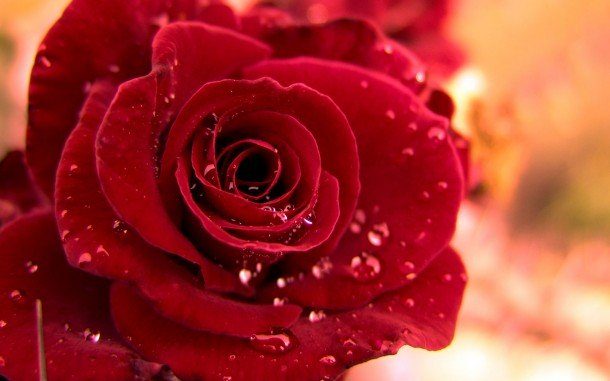
#> input picture rose.jpeg, 610 x 381 px
$ python task2.py   (Python 2 division)
#> lines starting #> are read from the running program, lines starting #| are printed output that depends on the picture; after the words box and inside, x2 and y2 are one past the last pixel; in counts of white or black regions, pixels touching at a corner belong together

import cv2
import numpy as np

while(1):
	img=cv2.imread("rose.jpeg")
#> img is the input picture: shape (381, 610, 3); mean B, G, R 47.9, 52.9, 165.7
	#converting frame(img i.e BGR) to HSV (hue-saturation-value)

	hsv=cv2.cvtColor(img,cv2.COLOR_BGR2HSV)
#> hsv: shape (381, 610, 3); mean H, S, V 100.9, 212.1, 165.7

	#definig the range of red color
	red_lower=np.array([136,87,111],np.uint8)
	red_upper=np.array([180,255,255],np.uint8)

	#defining the Range of Blue color
	blue_lower=np.array([99,115,150],np.uint8)
	blue_upper=np.array([110,255,255],np.uint8)

	#defining the Range of yellow color
	yellow_lower=np.array([22,60,200],np.uint8)
	yellow_upper=np.array([60,255,255],np.uint8)

	#finding the range of red,blue and yellow color in the image
	red=cv2.inRange(hsv, red_lower, red_upper)
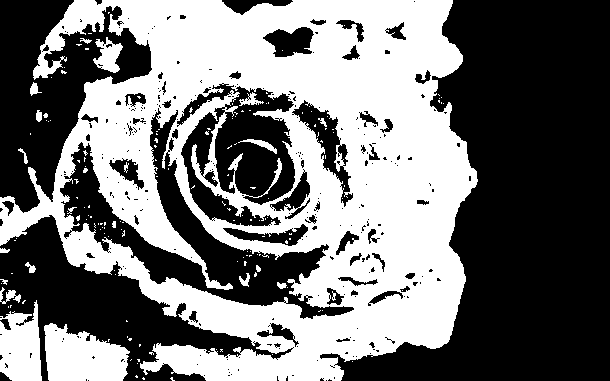
#> red: shape (381, 610); 45.7% white; 166 white regions (144 under 20 px), largest, box (x1, y1, x2, y2) and area: (0, 0, 478, 381) 97897, (44, 323, 130, 381) 3648, (0, 300, 42, 381) 2493
	blue=cv2.inRange(hsv,blue_lower,blue_upper)
#> blue: shape (381, 610); every value is 0
	yellow=cv2.inRange(hsv,yellow_lower,yellow_upper)
#> yellow: shape (381, 610); 0.14% white; 17 white regions (14 under 20 px), largest, box (x1, y1, x2, y2) and area: (451, 84, 476, 111) 184, (438, 340, 458, 353) 52, (512, 370, 522, 375) 23

	#Morphological transformation, Dilation
	kernal = np.ones((5 ,5), "uint8")

        red=cv2.dilate(red, kernal)
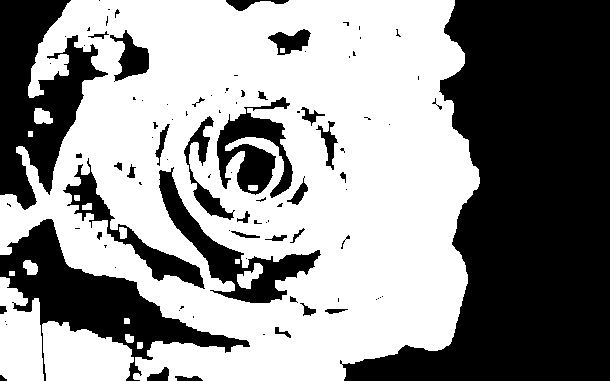
#> red: shape (381, 610); 56.7% white; 97 black regions (60 under 20 px), largest, box (x1, y1, x2, y2) and area: (340, 0, 610, 381) 60554, (0, 0, 108, 210) 11640, (0, 219, 250, 381) 11392
	res=cv2.bitwise_and(img, img, mask = red)
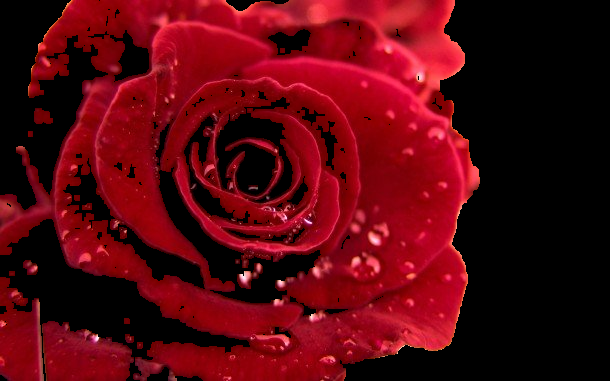
#> res: shape (381, 610, 3); mean B, G, R 13.8, 5.6, 85.6

	blue=cv2.dilate(blue,kernal)
	res1=cv2.bitwise_and(img, img, mask = blue)
#> res1: shape (381, 610, 3); every value is 0

	yellow=cv2.dilate(yellow,kernal)
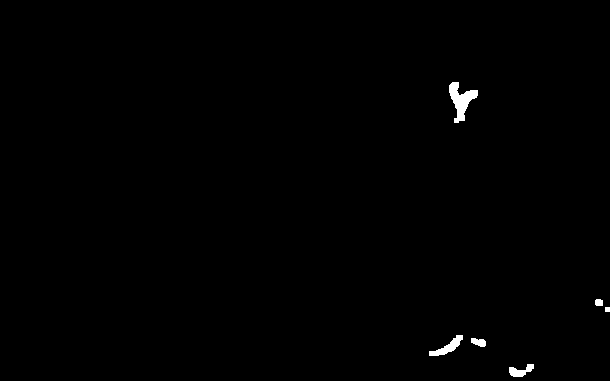
#> yellow: shape (381, 610); 0.5% white; 6 white regions
	res2=cv2.bitwise_and(img, img, mask = yellow)


	#Tracking the Red Color
	contours,hierarchy =cv2.findContours(red,cv2.RETR_TREE,cv2.CHAIN_APPROX_SIMPLE)
#> contours = 119 contours, 68 with area under 20; largest, box (x1, y1, x2, y2) and area: (0, 0, 480, 381) 138612, (158, 166, 322, 304) 5473, (216, 96, 294, 199) 4154, (42, 321, 134, 381) 4095, (62, 157, 206, 290) 3370

	for pic, contour in enumerate(contours):
		area = cv2.contourArea(contour)
		if(area>300):

			x,y,w,h = cv2.boundingRect(contour)
			img = cv2.rectangle(img,(x,y),(x+w,y+h),(0,0,255),2)
			cv2.putText(img,"RED color",(x,y),cv2.FONT_HERSHEY_SIMPLEX, 0.7, (0,0,255))
#> this loop made 119 passes
#> (area, x, y, w, h) on passes 3, 5, 13, 57, 58, 63, 74, 78, 90, 110, 112: (4095, 42, 321, 92, 60), (3367, 0, 277, 44, 104), (138611.5, 0, 0, 480, 381), (5473, 158, 166, 164, 138), (301.5, 237, 263, 26, 26), (3370.5, 62, 157, 144, 133), (426.5, 315, 120, 24, 51), (1320.5, 183, 115, 52, 106), (4154.5, 216, 96, 78, 103), (1048, 109, 29, 41, 53), (698, 267, 28, 45, 28)
#> area on passes 1, 2, 4, 10, 12, 16: 29.5, 53, 24.5, 144, 208, 88.5
#> pass 3, `img = cv2.rectangle(img,(x,y),(x+w,y+h),(0,0,255),2)`:
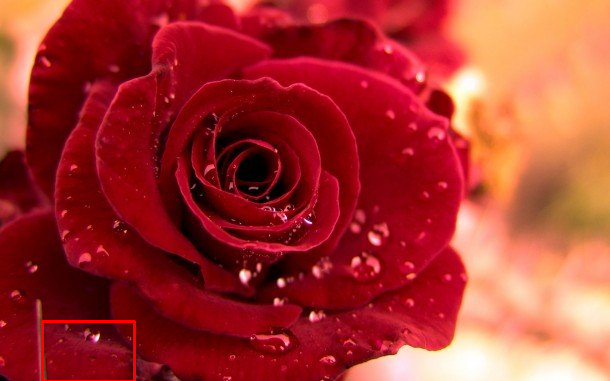
#> img: shape (381, 610, 3); 0.31% of pixels changed, all inside (x1, y1, x2, y2) = (41, 320, 136, 381)
#> after the loop:
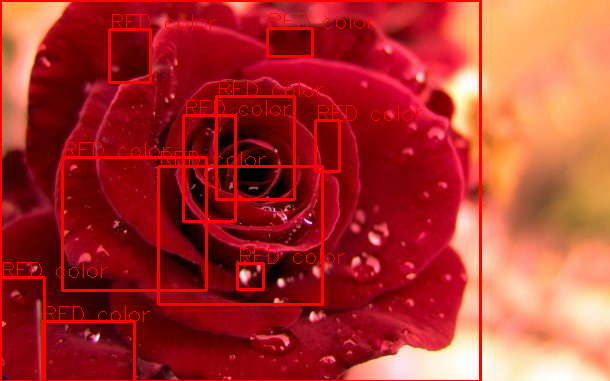
#> img: shape (381, 610, 3); 5.49% of pixels changed, all inside (x1, y1, x2, y2) = (0, 0, 482, 381)

	#Tracking the Blue Color
	contours,hierarchy =cv2.findContours(blue,cv2.RETR_TREE,cv2.CHAIN_APPROX_SIMPLE)
#> contours = []
	for pic, contour in enumerate(contours):
		area = cv2.contourArea(contour)
		if(area>300):
			x,y,w,h = cv2.boundingRect(contour)
			img = cv2.rectangle(img,(x,y),(x+w,y+h),(255,0,0),2)
			cv2.putText(img,"Blue color",(x,y),cv2.FONT_HERSHEY_SIMPLEX, 0.7, (255,0,0))
#> this loop made 0 passes

	#Tracking the yellow Color
	contours,hierarchy =cv2.findContours(yellow,cv2.RETR_TREE,cv2.CHAIN_APPROX_SIMPLE)
#> contours = 6 contours, 1 with area under 20; largest, box (x1, y1, x2, y2) and area: (449, 82, 478, 123) 484, (429, 335, 463, 356) 224, (509, 364, 534, 377) 146, (471, 338, 486, 347) 79, (595, 299, 603, 306) 40
	for pic, contour in enumerate(contours):
		area = cv2.contourArea(contour)
		if(area>300):
			x,y,w,h = cv2.boundingRect(contour)
			img = cv2.rectangle(img,(x,y),(x+w,y+h),(0,255,0),2)
			cv2.putText(img,"yellow  color",(x,y),cv2.FONT_HERSHEY_SIMPLEX, 1.0, (0,255,0))
#> this loop made 6 passes
#> (area, x, y, w, h) on pass 6: (484.5, 449, 82, 29, 41)
#> area on passes 1, 2, 3, 5: 146.5, 79, 223.5, 39.5
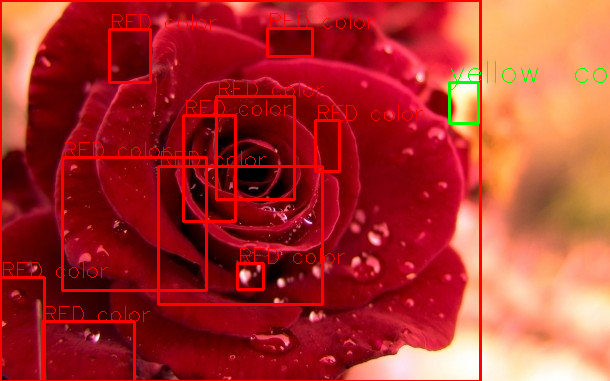
#> img: shape (381, 610, 3); 0.3% of pixels changed, all inside (x1, y1, x2, y2) = (448, 61, 607, 125)


    	cv2.imshow("Color",img)
        if cv2.waitKey(100) & 0xFF == ord('q'):
#> (key q is pressed here)
#> (the run stopped early here; a loop or call above may not have finished)
